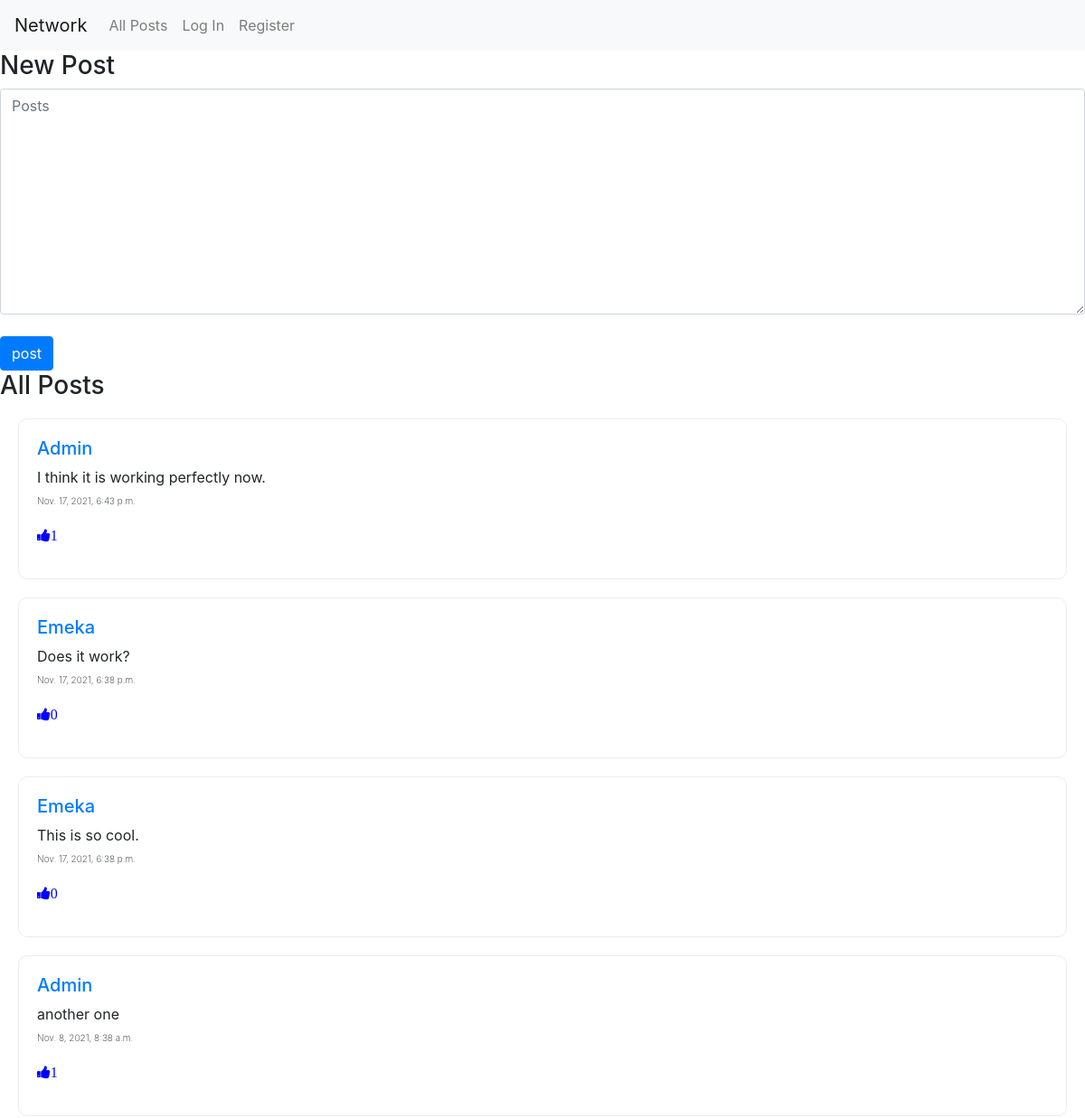
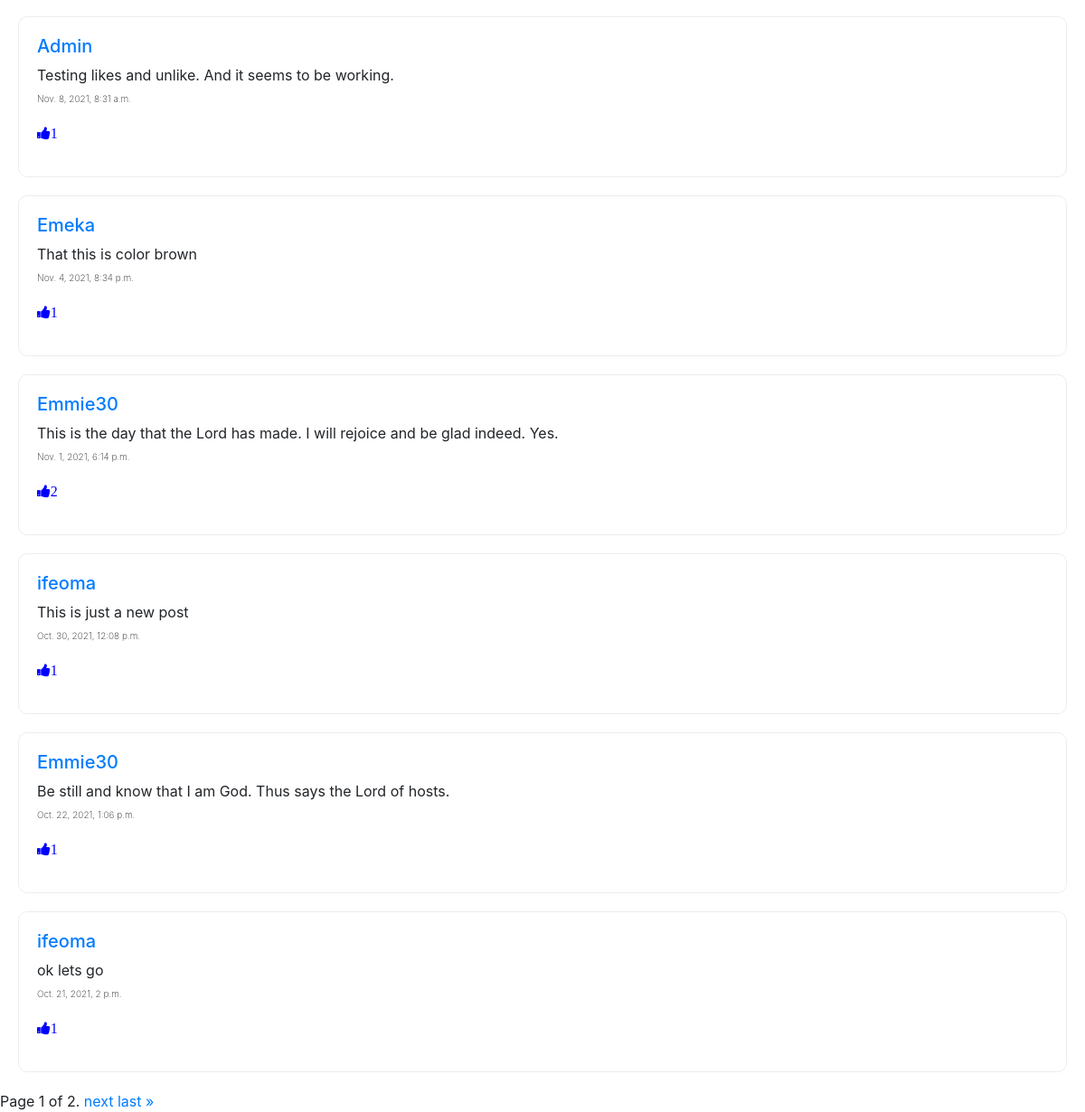
The page / on the database its author committed (2 pictures, top to bottom).
### network/models.py (models this page shows, shortened)
class Posts(models.Model):
    name = models.CharField(max_length=200, default='user')
    post = models.TextField(max_length=None)
    likes = models.IntegerField(max_length=None, default=0)
    date = models.DateTimeField()
    state = models.CharField(max_length=200, default='up')
    liked_by = models.CharField(max_length=200, default='')

### network/views.py (the view)
# urls.py: path("", views.index, name="index"),
def index(request):
    posts = Posts.objects.all()
    posts = posts.order_by("-date").all()
    paginator = Paginator(posts, 10)  # Show 5 posts per page.
    page_number = request.GET.get('page')
    page_obj = paginator.get_page(page_number)
    icon_state = Likes.objects.all()
    return render(request, "network/index.html", {'page_obj': page_obj, 'icon_state': icon_state})

### network/templates/network/index.html (shortened to what this page needs)
{% extends "network/layout.html" %}
{% load static %}
{% block body %}
    <div id="new-post">
        <h3>New Post</h3>
        <form id='post_form' method="post">
            <textarea id="text" class="form-control"  name='post' placeholder="Posts" style="height: 250px;"></textarea>
            <br>
            <input type='submit' value='post' class="btn btn-primary">
        </form>
    </div>
    <div id='all-posts' name='ee'>
        <h3>All Posts</h3>
            {% for post in page_obj %}
            <div style="border: .5px solid rgba(0, 0, 0, 0.075); padding: 20px; margin: 20px; border-radius: 10px;">
                <h5><a href="{% url 'user_details' name=post.name %}">{{post.name}}</a></h5>
                <p >{{post.post}} <br><span style="font-weight: 200; font-size: x-small;">{{post.date}}</span> </p>
                {% if post.state == 'down' and post.liked_by == user.username %}
                    <p><i id={{post.id}} onclick="like_unlike(this, '{{post.id}}')" class="fa fa-thumbs-down" style="cursor: pointer; color: #00F" onMouseOver="this.style.color='#0F0'" onMouseOut="this.style.color='#00F'">{{post.likes}}</i></p>
                {% else %}
                    <p><i id={{post.id}} onclick="like_unlike(this, '{{post.id}}')" class="fa fa-thumbs-up" style="cursor: pointer; color: #00F" onMouseOver="this.style.color='#0F0'" onMouseOut="this.style.color='#00F'">{{post.likes}}</i>
                    </p>
                {% endif %}
            </div>
            {% endfor %}
        <div class="pagination">
            <span class="step-links">
                <span class="current">
                    Page {{ page_obj.number }} of {{ page_obj.paginator.num_pages }}.
                </span>
                {% if page_obj.has_next %}
                    <a class='pager' href="?page={{ page_obj.next_page_number }}">next</a>
                    <a class='pager' href="?page={{ page_obj.paginator.num_pages }}">last &raquo;</a>
                {% endif %}
            </span>
        </div>
    </div>
{% endblock %}

### network/templates/network/layout.html (shortened to what this page needs)
{% load static %}
<!DOCTYPE html>
<html lang="en">
    <head>
        <link rel="stylesheet" href="https://stackpath.bootstrapcdn.com/bootstrap/4.4.1/css/bootstrap.min.css">
        <link rel="stylesheet" href="https://cdnjs.cloudflare.com/ajax/libs/font-awesome/4.7.0/css/font-awesome.min.css">
        <link href="{% static 'network/styles.css' %}" rel="stylesheet">
    </head>
    <body>
        <nav class="navbar navbar-expand-lg navbar-light bg-light">
            <a class="navbar-brand" href="#">Network</a>
            <div>
              <ul class="navbar-nav mr-auto">
                <li class="nav-item" id="allpost">
                  <a class="nav-link" href="{% url 'index' %}">All Posts</a>
                </li>
                {% if user.is_authenticated %}
                    <li class="nav-item">
                        <a class="nav-link" id='new_post' href="#">New Post</a>
                    </li>
                    <li class="nav-item">
                        <a class="nav-link" id='ff' href="{% url 'following' %}">Following</a>
                    </li>
                    <li class="nav-item">
                        <a class="nav-link" href="{% url 'logout' %}">Log Out</a>
                    </li>
                {% else %}
                    <li class="nav-item">
                        <a class="nav-link" href="{% url 'login' %}">Log In</a>
                    </li>
                    <li class="nav-item">
                        <a class="nav-link" href="{% url 'register' %}">Register</a>
                    </li>
                {% endif %}
              </ul>
            </div>
          </nav>
        <div class="body">
            {% block body %}
            {% endblock %}
        </div>
    </body>
</html>

### rows shown on the page
Posts: name "Admin", post "I think it is working perfectly now.", date "Nov. 17, 2021, 6:43 p.m.", likes "1"
Posts: name "Emeka", post "Does it work?", date "Nov. 17, 2021, 6:38 p.m.", likes "0"
Posts: name "Emeka", post "This is so cool.", date "Nov. 17, 2021, 6:38 p.m.", likes "0"
Posts: name "Admin", post "another one", date "Nov. 8, 2021, 8:38 a.m.", likes "1"
Posts: name "Admin", post "Testing likes and unlike. And it seems to be working.", date "Nov. 8, 2021, 8:31 a.m.", likes "1"
Posts: name "Emeka", post "That this is color brown", date "Nov. 4, 2021, 8:34 p.m.", likes "1"
Posts: name "Emmie30", post "This is the day that the Lord has made. I will rejoice and be glad indeed. Yes.", date "Nov. 1, 2021, 6:14 p.m.", likes "2"
Posts: name "ifeoma", post "This is just a new post", date "Oct. 30, 2021, 12:08 p.m.", likes "1"
Posts: name "Emmie30", post "Be still and know that I am God. Thus says the Lord of hosts.", date "Oct. 22, 2021, 1:06 p.m.", likes "1"
Posts: name "ifeoma", post "ok lets go", date "Oct. 21, 2021, 2 p.m.", likes "1"

### other values the page prints
{{ page_obj.number }} "1"
{{ page_obj.paginator.num_pages }} "2"
